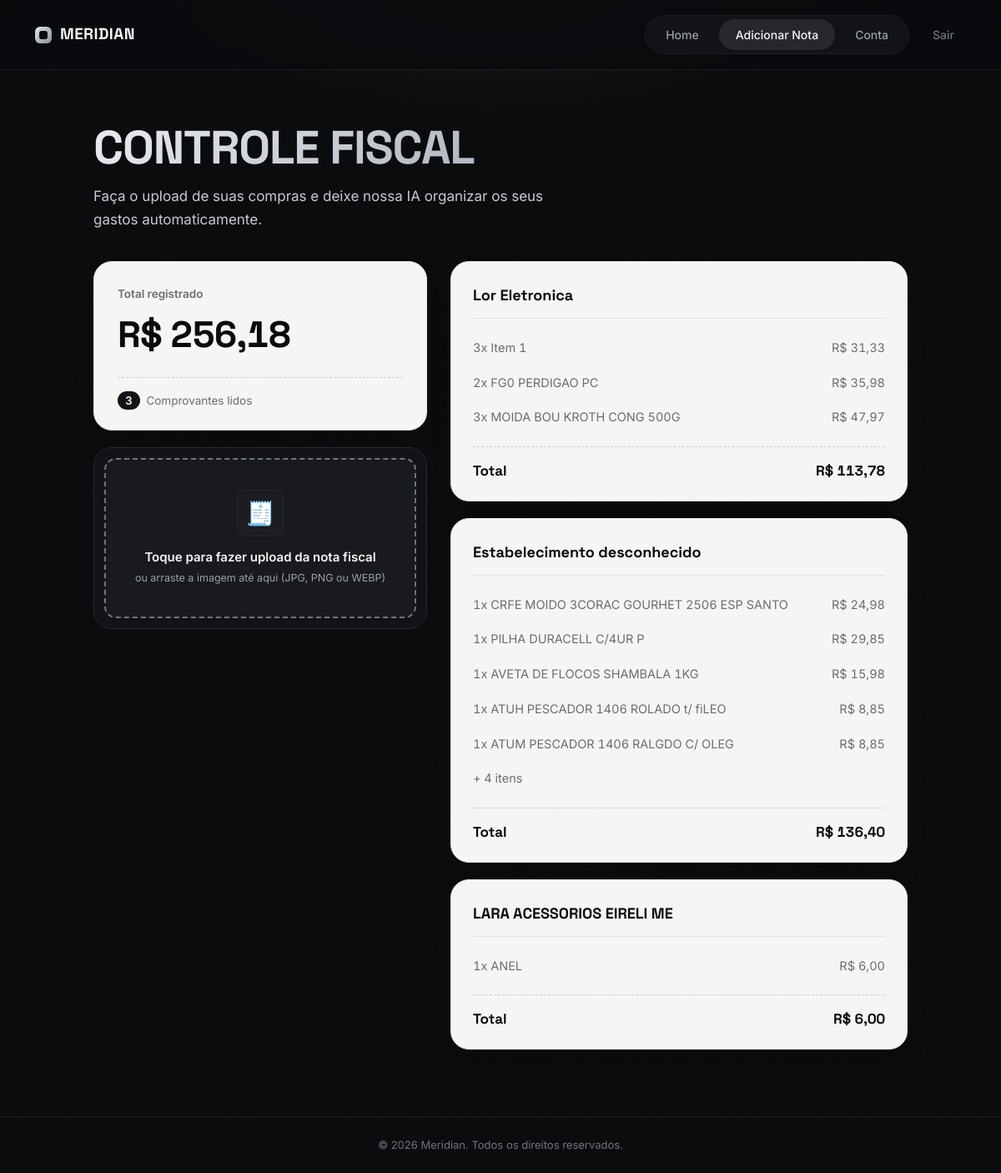
Screenshot of /upload (signed in) with the database file from the repository.
### tables this page shows
CREATE TABLE receipts (
    id            INTEGER PRIMARY KEY AUTOINCREMENT,
    user_id       INTEGER NOT NULL,
    store_name    TEXT    NOT NULL,
    purchase_date TEXT    NOT NULL CHECK (purchase_date = date(purchase_date)),
    total_cents   INTEGER NOT NULL CHECK (total_cents >= 0),
    FOREIGN KEY (user_id) REFERENCES users(id) ON DELETE CASCADE
);

CREATE TABLE receipt_items (
    id                INTEGER PRIMARY KEY AUTOINCREMENT,
    receipt_id        INTEGER NOT NULL,
    description       TEXT    NOT NULL,
    quantity          REAL    NOT NULL CHECK (quantity > 0),
    unit_price_cents  INTEGER NOT NULL,
    total_price_cents INTEGER NOT NULL,
    FOREIGN KEY (receipt_id) REFERENCES receipts(id) ON DELETE CASCADE
);

### app.py (the view, shortened to what this page needs)
@app.route("/upload", methods=["GET", "POST"])
@login_required
def upload():
    if request.method == "GET":
        user_id = session["user_id"]
        recentes = db.execute(
            "SELECT id, store_name, total_cents FROM receipts "
            "WHERE user_id = ? ORDER BY id DESC LIMIT 3",
            user_id,
        )
        for nota in recentes:
            nota["itens"] = db.execute(
                "SELECT description, quantity, total_price_cents FROM receipt_items "
                "WHERE receipt_id = ? ORDER BY id",
                nota["id"],
            )
        return render_template("upload.html", resumo=resumo_usuario(user_id), recentes=recentes)

### app.py (called while the page is built)
@app.template_filter("brl")
def formatar_brl(centavos):
    if centavos is None:
        return "—"
    texto = f"{centavos / 100:,.2f}"  # padrão americano: '1,234.50'
    return "R$ " + texto.replace(",", "X").replace(".", ",").replace("X", ".")

@app.template_filter("qtd")
def formatar_quantidade(valor):
    if valor is None:
        return "—"
    return f"{float(valor):g}".replace(".", ",")

def resumo_usuario(user_id):
    resumo = db.execute(
        "SELECT COUNT(*) AS notas, COALESCE(SUM(total_cents), 0) AS total_cents "
        "FROM receipts WHERE user_id = ?",
        user_id,
    )[0]
    resumo["itens"] = db.execute(
        "SELECT COUNT(*) AS n FROM receipt_items "
        "JOIN receipts ON receipts.id = receipt_items.receipt_id "
        "WHERE receipts.user_id = ?",
        user_id,
    )[0]["n"]
    return resumo

### functions.py (called while the page is built)
def login_required(f):
    @wraps(f)
    def decorated_function(*args, **kwargs):
        if session.get("user_id") is None:
            return redirect("/login")
        return f(*args, **kwargs)
    return decorated_function

### templates/upload.html (shortened to what this page needs)
{% extends "layout.html" %}
{% block head %}
<link rel="stylesheet" href="{{ url_for('static', filename='upload.css') }}">
{% endblock %}
{% block content %}
<div class="up-page">
    <header class="up-head">
        <h1 class="up-head__title">CONTROLE FISCAL</h1>
        <p class="up-head__subtitle">
            Faça o upload de suas compras e deixe nossa IA organizar os seus gastos automaticamente.
        </p>
    </header>
    <div class="up-grid">
        <div class="up-side">
            <div class="caixa">
                <p class="caixa__label">Total registrado</p>
                <p class="caixa__value" id="total-mes">{{ resumo.total_cents | brl }}</p>
                <p class="caixa__count"><span id="total-lidos">{{ resumo.notas }}</span> Comprovantes lidos</p>
            </div>
            <div class="upload" id="dropzone">
                <form id="form-upload" action="{{ url_for('upload') }}" method="POST" enctype="multipart/form-data">
                    <label for="foto-comprovante" class="botao-tracejado">
                        <span class="upload-icon" aria-hidden="true">🧾</span>
                        <span class="botao-tracejado__text">Toque para fazer upload da nota fiscal</span>
                        <span class="botao-tracejado__hint">ou arraste a imagem até aqui (JPG, PNG ou WEBP)</span>
                    </label>
                </form>
            </div>
        </div>
        <div class="up-main">
            <div id="resultado-container">
                {% for nota in recentes %}
                <div class="card-comprovante">
                    <div class="estabelecimento">
                        <a href="{{ url_for('receipt', receipt_id=nota.id) }}">{{ nota.store_name }}</a>
                    </div>
                    <div class="lista-itens">
                        {% for item in nota["itens"][:5] %}
                        <div class="item-linha">
                            <span>{{ item.quantity | qtd }}x {{ item.description }}</span>
                            <span>{{ item.total_price_cents | brl }}</span>
                        </div>
                        {% endfor %}
                        {% if nota["itens"] | length > 5 %}
                        <div class="item-linha">
                            <span>+ {{ nota["itens"] | length - 5 }} itens</span>
                        </div>
                        {% endif %}
                    </div>
                    <hr class="divisor">
                    <div class="total-nota-linha">
                        <span>Total</span>
                        <span>{{ nota.total_cents | brl }}</span>
                    </div>
                </div>
                {% endfor %}
            </div>
        </div>
    </div>
</div>
{% endblock %}

### templates/layout.html (shortened to what this page needs)
<!DOCTYPE html>
<html lang="pt-BR">
<head>
    <link rel="stylesheet" href="{{ url_for('static', filename='style.css') }}">
    {% block head %}{% endblock %}
</head>
<body>
    <header class="site-header">
        <div class="header-inner">
            <a href="{{ url_for('index') }}" class="logo">
                <span class="logo-mark" aria-hidden="true"></span>
                MERIDIAN
            </a>
            <div class="header-actions">
                <nav class="main-nav">
                    {% if session.get("user_id") %}
                    <a href="{{ url_for('home') }}"
                        class="nav-link {% if request.endpoint == 'home' %}nav-link--active{% endif %}">
                        Home
                    </a>
                    <a href="{{ url_for('upload') }}"
                        class="nav-link {% if request.endpoint == 'upload' %}nav-link--active{% endif %}">
                        Adicionar Nota
                    </a>
                    <a href="{{ url_for('account') }}"
                        class="nav-link {% if request.endpoint == 'account' %}nav-link--active{% endif %}">
                        Conta
                    </a>
                    {% endif %}
                </nav>
                {% if session.get("user_id") %}
                <a href="{{ url_for('logout') }}" class="logout-link">Sair</a>
                {% endif %}
            </div>
        </div>
    </header>
    <main>
        {% block content %}
        {% endblock %}
    </main>
    <footer class="site-footer">
        <div class="footer-inner">
            <span>© 2026 Meridian. Todos os direitos reservados.</span>
        </div>
    </footer>
</body>
</html>

### static/style.css (style rules this page uses)
:root { --ink-950: #0a0b0d; --ink-900: #121316; --ink-800: #1b1d21; --ink-700: #26282d; --ink-600: #3a3d43; --steel-100: #f3f4f5; --steel-300: #c7cbd1; --steel-400: #9ba0a8; --steel-500: #6f747c; --silver-grad: linear-gradient(135deg, #e9ebee 0%, #b7bcc4 45%, #8b909a 100%); --silver-grad-hover: linear-gradient(135deg, #ffffff 0%, #c9cdd3 45%, #9ca1ab 100%); --panel-bg: #f5f5f4; --panel-border: #e2e3e1; --panel-ink: #16171a; --panel-ink-soft: #6b6d72; --font-display: 'Space Grotesk', 'Arial Narrow', sans-serif; --font-body: 'Inter', -apple-system, BlinkMacSystemFont, sans-serif; --max-width: 1180px; --radius-lg: 22px; --radius-md: 14px; --radius-sm: 9px; }
* { box-sizing: border-box; }
html { scroll-behavior: smooth; }
body { margin: 0; background: var(--ink-950); color: var(--steel-100); font-family: var(--font-body); -webkit-font-smoothing: antialiased; line-height: 1.5; min-height: 100vh; display: flex; flex-direction: column; }
main { flex: 1; display: flex; flex-direction: column; align-items: center; width: 100%; padding: 24px 20px; box-sizing: border-box; }
a { color: inherit; text-decoration: none; }
body::before { content: ''; position: fixed; inset: 0; pointer-events: none; z-index: 0; background: radial-gradient(ellipse 900px 500px at 50% -10%, rgba(199, 203, 209, 0.10), transparent 60%), repeating-linear-gradient(115deg, rgba(255,255,255,0.015) 0px, rgba(255,255,255,0.015) 1px, transparent 1px, transparent 3px); }
.site-header { position: relative; z-index: 10; border-bottom: 1px solid var(--ink-800); background: rgba(10, 11, 13, 0.85); backdrop-filter: blur(12px); width: 100%; }
.header-inner { max-width: var(--max-width); margin: 0 auto; padding: 18px 32px; display: flex; flex-direction: row; align-items: center; justify-content: space-between; gap: 32px; }
.logo { display: flex; align-items: center; gap: 10px; font-family: var(--font-display); font-size: 19px; font-weight: 700; letter-spacing: 0.02em; color: var(--steel-100); flex-shrink: 0; }
.logo-mark { width: 20px; height: 20px; border-radius: 6px; background: var(--silver-grad); position: relative; }
.logo-mark::after { content: ''; position: absolute; inset: 5px; border-radius: 3px; background: var(--ink-950); }
.main-nav { display: flex; align-items: center; gap: 4px; background: var(--ink-900); border: 1px solid var(--ink-800); border-radius: 999px; padding: 4px; }
.nav-link { padding: 8px 20px; border-radius: 999px; font-size: 14px; font-weight: 500; color: var(--steel-400); transition: color 0.15s ease, background-color 0.15s ease; }
.nav-link--active { background: var(--ink-700); color: var(--steel-100) !important; }
.header-actions { display: flex; align-items: center; gap: 14px; }
.logout-link { padding: 8px 14px; border-radius: 999px; font-size: 14px; font-weight: 500; color: var(--steel-500); transition: color 0.15s ease, background-color 0.15s ease; }
.site-footer { border-top: 1px solid var(--ink-800); padding: 24px 32px; margin-top: auto; }
.footer-inner { max-width: var(--max-width); margin: 0 auto; font-size: 13px; color: var(--steel-500); text-align: center; }

### rows the page displays
receipts: store_name "Lor Eletronica", total_cents|brl "R$ 113,78"
receipt_items: quantity|qtd "3", description "Item 1", total_price_cents|brl "R$ 31,33"
receipt_items: quantity|qtd "2", description "FG0 PERDIGAO PC", total_price_cents|brl "R$ 35,98"
receipt_items: quantity|qtd "3", description "MOIDA BOU KROTH CONG 500G", total_price_cents|brl "R$ 47,97"
receipts: store_name "Estabelecimento desconhecido", itens|length "4", total_cents|brl "R$ 136,40"
receipt_items: quantity|qtd "1", description "CRFE MOIDO 3CORAC GOURHET 2506 ESP SANTO", total_price_cents|brl "R$ 24,98"
receipt_items: quantity|qtd "1", description "PILHA DURACELL C/4UR P", total_price_cents|brl "R$ 29,85"
receipt_items: quantity|qtd "1", description "AVETA DE FLOCOS SHAMBALA 1KG", total_price_cents|brl "R$ 15,98"
receipt_items: quantity|qtd "1", description "ATUH PESCADOR 1406 ROLADO t/ fiLEO", total_price_cents|brl "R$ 8,85"
receipt_items: quantity|qtd "1", description "ATUM PESCADOR 1406 RALGDO C/ OLEG", total_price_cents|brl "R$ 8,85"
receipts: store_name "LARA ACESSORIOS EIRELI ME", total_cents|brl "R$ 6,00"
receipt_items: quantity|qtd "1", description "ANEL", total_price_cents|brl "R$ 6,00"

### other values shown
{{ resumo.total_cents | brl }} "R$ 256,18"
{{ resumo.notas }} "3"
